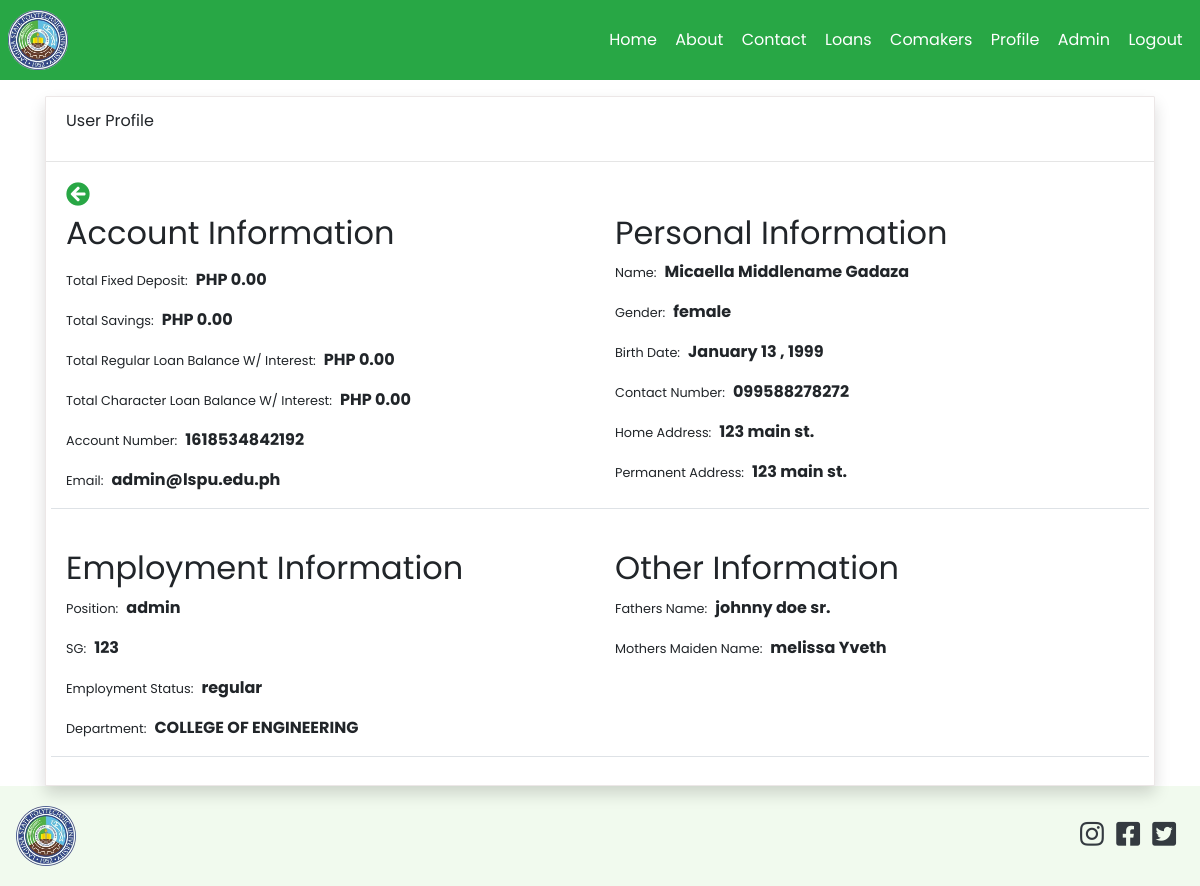
The app's page /profile.php?id=61 (signed in) with its own data.
### tables this page shows
CREATE TABLE `users` (
  `id` int(11) NOT NULL,
  `account_number` varchar(50) NOT NULL,
  `firstname` varchar(50) NOT NULL,
  `middlename` varchar(50) NOT NULL,
  `lastname` varchar(50) NOT NULL,
  `home_address` varchar(255) NOT NULL,
  `permanent_address` varchar(255) NOT NULL,
  `gender` varchar(50) NOT NULL,
  `birth_date` varchar(255) DEFAULT NULL,
  `contact_number` varchar(50) NOT NULL,
  `email` varchar(50) NOT NULL,
  `password` varchar(50) NOT NULL,
  `position_id` int(11) DEFAULT NULL,
  `sg` int(11) NOT NULL,
  `employment_status` varchar(50) NOT NULL,
  `department_id` int(11) NOT NULL,
  `name_of_spouse` varchar(100) NOT NULL,
  `fathers_name` varchar(100) NOT NULL,
  `mothers_maiden_name` varchar(50) NOT NULL,
  `beneficiary` varchar(255) NOT NULL,
  `paid_membership` tinyint(1) NOT NULL DEFAULT 0,
  `active` tinyint(1) NOT NULL DEFAULT 0,
  `reason1` text DEFAULT NULL,
  `reason2` text DEFAULT NULL,
  `reason3` text DEFAULT NULL,
  `approved_by_m1` int(11) DEFAULT NULL,
  `approved_by_m2` int(11) DEFAULT NULL,
  `approved_by_m3` int(11) DEFAULT NULL,
  `approved_by_president` tinyint(1) NOT NULL DEFAULT 0,
  `reason_for_decline` text DEFAULT NULL,
  `is_comaker` tinyint(1) NOT NULL DEFAULT 0,
  `created_at` timestamp NOT NULL DEFAULT current_timestamp()
);

CREATE TABLE `positions` (
  `id` int(11) NOT NULL,
  `name` varchar(50) NOT NULL
);

CREATE TABLE `departments` (
  `id` int(11) NOT NULL,
  `name` varchar(50) NOT NULL
);

### app/config/config.php (called while the page is built, shortened)
<?php
class Connection
{
    public $conn;
    public function __construct()
    {
        try {
            $dsn = 'mysql:host=' . HOST . ';dbname=' . DB_NAME;
            $this->conn = new PDO($dsn, USERNAME, PASSWORD);
            $this->conn->setAttribute(PDO::ATTR_DEFAULT_FETCH_MODE, PDO::FETCH_OBJ);
            $this->conn->setAttribute(PDO::ATTR_EMULATE_PREPARES, false);
        } catch (PDOException $e) {
            echo "Error!: " . $e->getMessage() . "<br/>";
            die();
        }
        return $this->conn;
    }
}

### app/controllers/admin/UserController.php (called while the page is built, shortened)
<?php
class AdminUser extends Connection
{
    public function getPosition($id)
    {
        $sql = "SELECT * FROM positions WHERE id=:id";
        $stmt = $this->conn->prepare($sql);
        $stmt->execute(['id' => $id]);
        $position = $stmt->fetch();
        if ($position->name) {
            return $position->name;
        }
    }
    public function getUserDeposit($id)
    {
        $sql = "SELECT * FROM fixed_deposits WHERE user_id=:id";
        $stmt = $this->conn->prepare($sql);
        $stmt->execute(['id' => $id]);
        $deposits = $stmt->fetchAll();
        $total = 0;
        return $total;
    }
    public function getUserSavings($id)
    {
        $sql = "SELECT * FROM savings WHERE user_id=:id";
        $stmt = $this->conn->prepare($sql);
        $stmt->execute(['id' => $id]);
        $deposits = $stmt->fetchAll();
        $total = 0;
        return $total;
    }
    public function getUserRegularLoans($id)
    {
        $status = 'approved';
        $type = 1;
        $sql = "SELECT * FROM loans WHERE user_id=:id AND status=:status AND loan_type_id=:type";
        $stmt = $this->conn->prepare($sql);
        $stmt->execute(['id' => $id, 'status' => $status, 'type' => $type]);
        $loans = $stmt->fetchAll();
        $total = 0;
        return $total;
    }
    public function getUserCharacterLoans($id)
    {
        $status = 'approved';
        $type = 3;
        $sql = "SELECT * FROM loans WHERE user_id=:id AND status=:status AND loan_type_id=:type";
        $stmt = $this->conn->prepare($sql);
        $stmt->execute(['id' => $id, 'status' => $status, 'type' => $type]);
        $loans = $stmt->fetchAll();
        $total = 0;
        return $total;
    }
    public function getUser($id)
    {
        $sql = "SELECT * FROM users WHERE id=:id";
        $stmt = $this->conn->prepare($sql);
        $stmt->execute(['id' => $id]);
        $user = $stmt->fetch();
        return $user;
    }
    public function getDepartment($id)
    {
        $sql = "SELECT * FROM departments WHERE id=:id";
        $stmt = $this->conn->prepare($sql);
        $stmt->execute(['id' => $id]);
        $department = $stmt->fetch();
        return $department;
    }
}

### app/helpers/showPrice.php (called while the page is built)
<?php
function formatDecimal($num)
{
    return  number_format((float)$num, 2, '.', '');
}

### app/helpers/formatDate.php (called while the page is built, shortened)
<?php
function shortDate($date)
{
    $d = new DateTime($date);
    return $d->format("F j \, Y ");
}

### profile.php (the view, shortened to what this page needs)
<?php
require_once 'core.php';
require_once  'app/includes/header.php';
$adminUser = new AdminUser();
if (isset($_GET['id'])) {
    $user = $adminUser->getUser($_GET['id']);
    $total_amount = $adminUser->getUserDeposit($_GET['id']);
    $total_savings = $adminUser->getUserSavings($_GET['id']);
    $total_regular_loan_balance = formatDecimal($adminUser->getUserRegularLoans($_GET['id']));
    $total_character_loan_balance = formatDecimal($adminUser->getUserCharacterLoans($_GET['id']));
} else {
    redirect('admin_users.php');
}
?>
<div class="container mt-3">
    <div class="card shadow">
        <div class="card-header">
            <p>User Profile</p>
        </div>
        <div class="card-body">
            <a href="admin_users.php"><i class="fas fa-arrow-circle-left text-success mb-2" style="font-size: 1.5rem"></i></a>
            <div class="row">
                <div class="col-md-6 border-bottom mb-2">
                    <h2 class="font-weight-normal mb-2 mb-3">Account Information</h2>
                    <p><small class="mr-2">Total Fixed Deposit:</small><b>PHP <?php echo formatDecimal($total_amount) ?></b></p>
                    <p><small class="mr-2">Total Savings:</small><b>PHP <?php echo formatDecimal($total_savings) ?></b></p>
                    <p><small class="mr-2">Total Regular Loan Balance W/ Interest:</small><b>PHP <?php echo $total_regular_loan_balance ?></b></p>
                    <p><small class="mr-2">Total Character Loan Balance W/ Interest:</small><b>PHP <?php echo $total_character_loan_balance ?></b></p>
                    <p><small class="mr-2">Account Number:</small><b><?php echo $user->account_number ?></b></p>
                    <p><small class="mr-2">Email:</small><b><?php echo $user->email ?></b></p>
                </div>
                <div class="col-md-6 border-bottom mb-2">
                    <h2 class="font-weight-normal mb-2">Personal Information</h2>
                    <p><small class="mr-2">Name:</small><b><?php echo ucfirst($user->firstname) . ' ' . ucfirst($user->middlename) . ' ' . ucfirst($user->lastname) ?></b></p>
                    <p><small class="mr-2">Gender:</small><b><?php echo $user->gender ?></b></p>
                    <p><small class="mr-2">Birth Date:</small><b><?php echo shortDate($user->birth_date) ?></b></p>
                    <p><small class="mr-2">Contact Number:</small><b><?php echo $user->contact_number ?></b></p>
                    <p><small class="mr-2">Home Address:</small><b><?php echo $user->home_address ?></b></p>
                    <p><small class="mr-2">Permanent Address:</small><b><?php echo $user->permanent_address ?></b></p>
                </div>
            </div>
            <div class="row mt-4">
                <div class="col-md-6 border-bottom mb-2">
                    <h2 class="font-weight-normal mb-2">Employment Information</h2>
                    <p><small class="mr-2">Position:</small><b><?php echo $adminUser->getPosition($user->position_id) ?></b></p>
                    <p><small class="mr-2">SG:</small><b><?php echo $user->sg ?></b></p>
                    <p><small class="mr-2">Employment Status:</small><b><?php echo $user->employment_status ?></b></p>
                    <p><small class="mr-2">Department:</small><b><?php echo $adminUser->getDepartment($user->department_id)->name ?></b></p>
                </div>
                <div class="col-md-6 border-bottom mb-2">
                    <h2 class="font-weight-normal mb-2">Other Information</h2>
                    <p><small class="mr-2">Fathers Name:</small><b><?php echo $user->fathers_name ?></b></p>
                    <p><small class="mr-2">Mothers Maiden Name:</small><b><?php echo $user->mothers_maiden_name ?></b></p>
                </div>
            </div>
        </div>
    </div>
</div>
<?php include 'app/includes/footer.php' ?>

### assets/css/main.css (style rules this page uses)
* { margin: 0; padding: 0; -webkit-box-sizing: border-box; box-sizing: border-box; }
body { font-family: "Poppins", sans-serif; scroll-behavior: smooth; overflow-x: hidden; }
a { text-decoration: none; }

### assets/css/loan.css (style rules this page uses)
.card { position: relative; display: -webkit-box; display: -ms-flexbox; display: flex; -webkit-box-orient: vertical; -webkit-box-direction: normal; -ms-flex-direction: column; flex-direction: column; min-width: 0; word-wrap: break-word; background-color: #fff; background-clip: border-box; border: 1px solid rgba(71, 27, 27, 0.1); border-radius: 0.1rem; }
.card-header:first-child { border-radius: calc(0.37rem - 1px) calc(0.37rem - 1px) 0 0; }
.card-header { padding: 0.75rem 1.25rem; margin-bottom: 0; background-color: #fff; border-bottom: 1px solid rgba(0, 0, 0, 0.1); }
p { margin-top: 0; margin-bottom: 1rem; }

### records on screen
users: account_number "1618534842192", email "admin@lspu.edu.ph", firstname "Micaella", middlename "Middlename", lastname "Gadaza", gender "female", birth_date "January 13 , 1999", contact_number "099588278272", home_address "123 main st.", permanent_address "123 main st.", position.name "admin", sg "123", employment_status "regular", department.name "COLLEGE OF ENGINEERING", fathers_name "johnny doe sr.", mothers_maiden_name "melissa Yveth"

### other values on screen
formatDecimal($total_amount) "0.00"
formatDecimal($total_savings) "0.00"
$total_regular_loan_balance "0.00"
$total_character_loan_balance "0.00"
